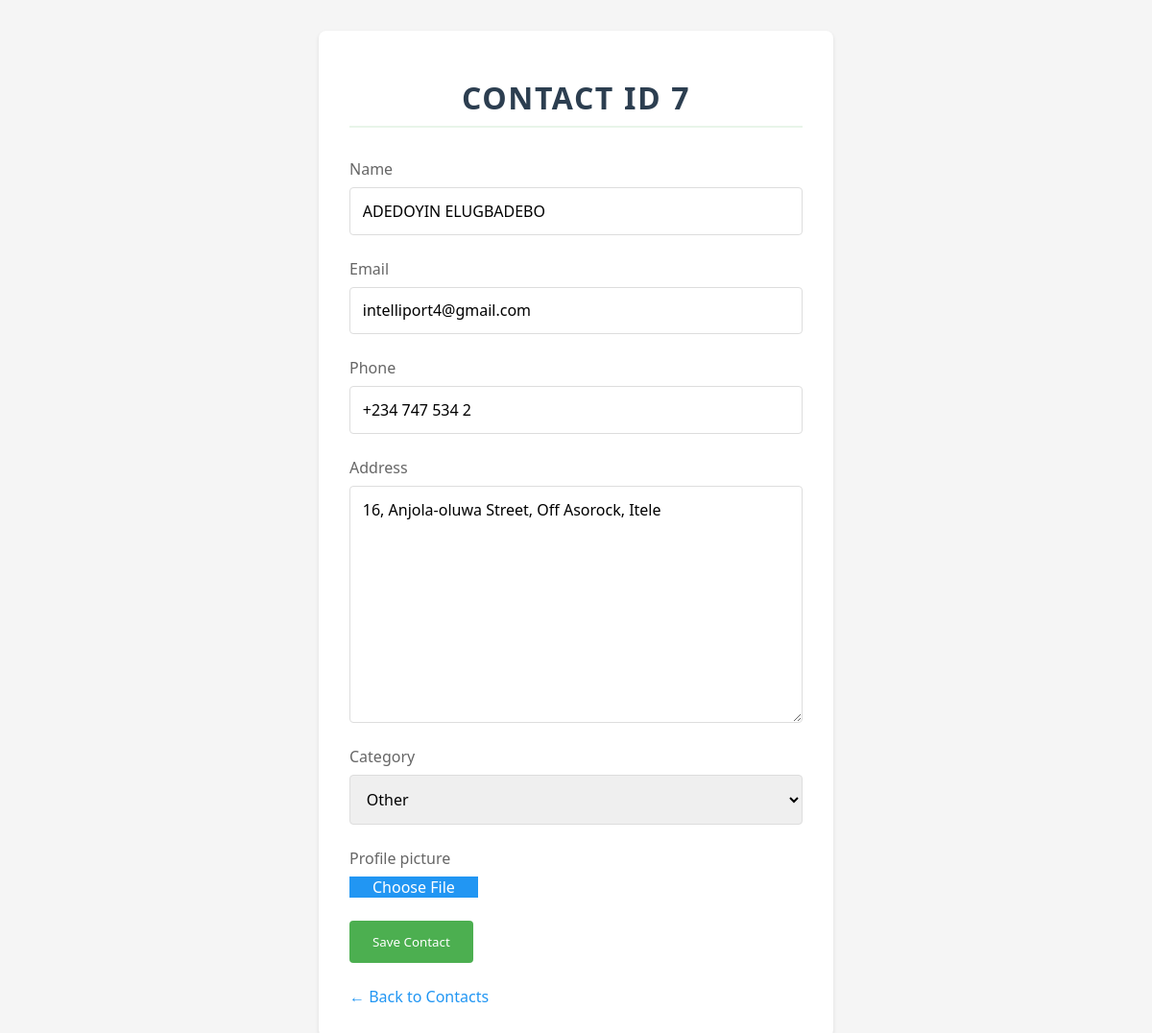
The page /edit/7/ on the database its author committed.
### contacts/models.py (models this page shows, shortened)
class Contact(models.Model):
    CATEGORY_CHOICES = [
        ('family', 'Family'),
        ('friends', 'Friends'),
        ('work', 'Work'),
        ('other', 'Other'),
    ]
    name = models.CharField(max_length=100)
    email = models.EmailField(unique=True)
    phone = models.CharField(max_length=15)
    address = models.TextField(blank=True, null=True)
    category = models.CharField(max_length=20, choices=CATEGORY_CHOICES, default='other')
    profile_picture = models.ImageField(upload_to='contact_pictures/', blank=True, null=True)
    created_at = models.DateTimeField(auto_now_add=True)
    user = models.ForeignKey(User, on_delete=models.CASCADE, null=True)  # important
    class Meta:
        unique_together = ['email', 'user']  # Make email unique per user

### contacts/views.py (the view)
# urls.py: path('edit/<int:pk>/', edit_contact, name='edit_contact'),
def edit_contact(request, pk):
    contact = get_object_or_404(Contact, pk=pk)
    if request.method == 'POST':
        form = ContactForm(request.POST, request.FILES, instance=contact)
        if form.is_valid():
            form.save()
            return redirect('contact_list')
    else:
        form = ContactForm(instance=contact)
    return render(request, 'contacts/contact_form.html', {'form': form, 'contact': contact})

### contacts/forms.py
class ContactForm(forms.ModelForm):
    class Meta:
        model = Contact
        fields = ['name', 'email', 'phone', 'address', 'category', 'profile_picture']

### contacts/templates/contacts/contact_form.html (shortened to what this page needs)
<!DOCTYPE html>
<html>
<head>
</head>
<body>
    <div class="form-container">
        <h1 class="contact-identifier">Contact ID {{ form.instance.pk|default:"Add" }}</h1>
        <form method="POST" enctype="multipart/form-data">
            {% for field in form %}
                <div class="form-group">
                    <label for="{{ field.id_for_label }}">{{ field.label }}</label>
                    {% if field.name == 'profile_picture' %}
                        <div class="file-input-container">
                            <span class="file-input">Choose File</span>
                        </div>
                    {% else %}
                        {{ field }}
                    {% endif %}
                </div>
            {% endfor %}
            <button type="submit">Save Contact</button>
        </form>
        <a href="{% url 'contact_list' %}" class="back-link">← Back to Contacts</a>
    </div>
</body>
</html>

### contacts/templates/contacts/contact_form.html (style rules this page uses)
* { margin: 0; padding: 0; box-sizing: border-box; font-family: 'Segoe UI', Tahoma, Geneva, Verdana, sans-serif; }
body { background: #f5f5f5; padding: 2rem; max-width: 600px; margin: 0 auto; }
.form-container { background: white; padding: 2rem; border-radius: 8px; box-shadow: 0 2px 4px rgba(0,0,0,0.1); }
h1 { margin-bottom: 2rem; color: #333; }
form { display: flex; flex-direction: column; gap: 1.5rem; }
.form-group { display: flex; flex-direction: column; gap: 0.5rem; }
label { font-weight: 500; color: #666; }
input, select, textarea { padding: 0.8rem; border: 1px solid #ddd; border-radius: 4px; font-size: 1rem; width: 100%; }
button[type="submit"] { padding: 0.8rem 1.5rem; background: #4CAF50; color: white; border: none; border-radius: 4px; cursor: pointer; transition: background 0.3s; align-self: flex-start; }
.back-link { display: inline-block; margin-top: 1.5rem; color: #2196F3; text-decoration: none; transition: color 0.3s; }
.contact-identifier { text-align: center; margin: 1rem 0 2rem; font-size: 2rem; font-weight: 600; color: #2c3e50; padding-bottom: 0.5rem; border-bottom: 2px solid #e8f5e9; letter-spacing: 0.05em; text-transform: uppercase; }
.file-input-container { position: relative; overflow: hidden; display: inline-block; }
.file-input { font-size: 1rem; padding: 0.8rem 1.5rem; background: #2196F3; color: white; border-radius: 4px; cursor: pointer; transition: background 0.3s; }
.form-group { position: relative; }

### rows shown on the page
Contact: instance.pk "7", form "ADEDOYIN ELUGBADEBO" "intelliport4@gmail.com" "+234 747 534 2" "16, Anjola-oluwa Street, Off Asorock, Itele" "Other"

### other values the page prints
{{ field.label }} "Name" "Email" "Phone" "Address" "Category" "Profile picture"
